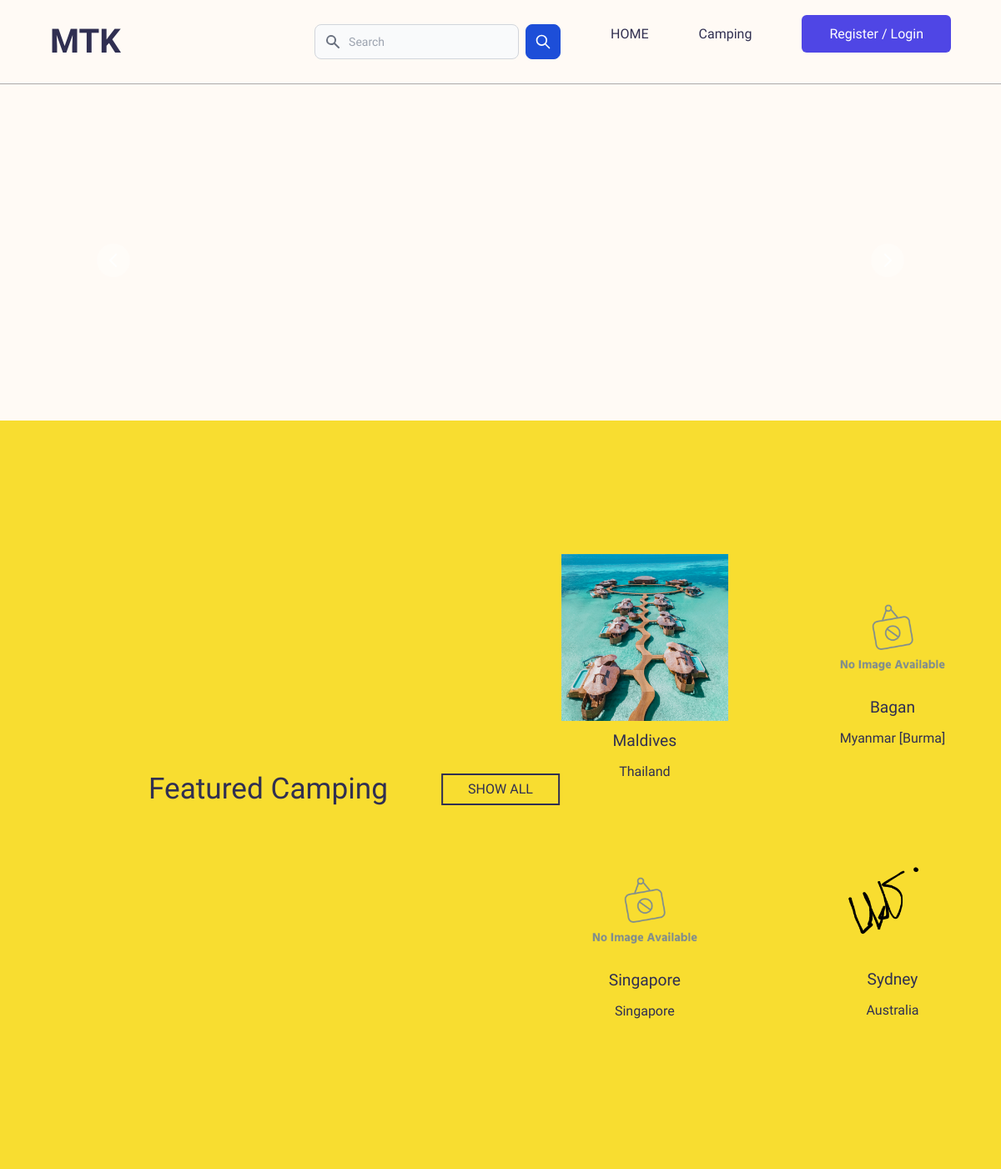
Before: / (upper part) with the older database file.
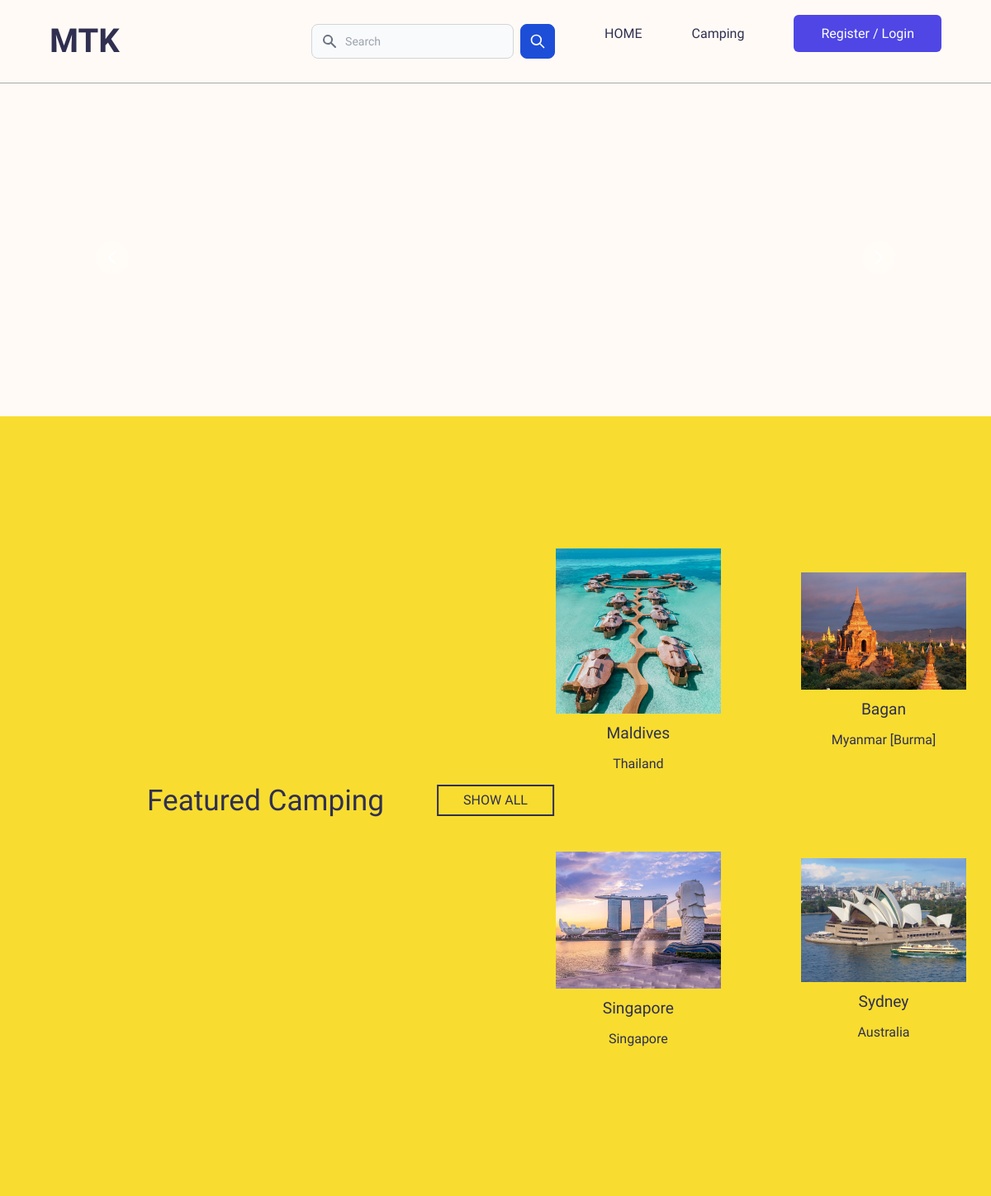
After: the same page with the newer database file.
### tables this page shows
CREATE TABLE `camping_sites` (
  `id` varchar(100) NOT NULL,
  `name` varchar(100) NOT NULL,
  `location` varchar(100) DEFAULT NULL,
  `description` text,
  `image` text NOT NULL,
  `created_at` timestamp NOT NULL DEFAULT CURRENT_TIMESTAMP,
  `updated_at` timestamp NOT NULL DEFAULT CURRENT_TIMESTAMP ON UPDATE CURRENT_TIMESTAMP
);

### Controller/Camping.php (called while the page is built, shortened)
<?php
require_once("Query.php");
class Camping{
    private query $query;
    function __construct() {
        $this->query = new Query();
    }
    function getCampingData() {
        $sql = "SELECT * FROM camping_sites";
        $this->camping = $this->query->executeQuery($sql, CONST_GET);
        return json_encode($this->camping);
    }
}
?>

### Controller/Query.php (called while the page is built, shortened)
<?php
require_once(CONST_BASE_PATH . "/db_connect.php");
class Query {
    private $conn;
    private array $response = [];
    public function __construct() {
        global $conn;
        $this->conn = $conn;
    }
    public function executeQuery($sql, $method) {
        $this->method = $method;
        if ($this->method === CONST_PUT) {
            $result = mysqli_query($this->conn, $sql);
            if ($result) {
                $this->response = [
                    'success' => true,
                    'message' => 'Updated successfully.'
                ];
            } else {
                $this->response = [
                    'success' => false,
                    'message' => 'Something went wrong.'
                ];
            }
            return $this->response;
        } else if ($this->method === CONST_GET) {
            $result = mysqli_query($this->conn, $sql);
            $data = mysqli_fetch_all($result, MYSQLI_ASSOC);
            return $data;
        } else if ($this->method === CONST_POST) {
            $result = mysqli_query($this->conn, $sql);
            if ($result) {
                $this->response = [
                    'success' => true,
                    'message' => 'Created successfully.'
                ];
            } else {
                $this->response = [
                    'success' => false,
                    'message' => 'Something went wrong.'
                ];
            }
            return $this->response;
        } else if ($this->method === CONST_DELETE) {
            $result = mysqli_query($this->conn, $sql);
            if ($result) {
                $this->response = [
                    'success' => true,
                    'message' => 'Deleted successfully.'
                ];
            } else {
                $this->response = [
                    'success' => false,
                    'message' => 'Something went wrong.'
                ];
            }
            return $this->response;
        }
    }
}
?>

### Controller/CountryList.php (called while the page is built, shortened)
<?php
class CountryList {
    public static function getConstantArray() {
        return self::CONST_COUNTRY_LIST;
    }
}

### index.php (the view, shortened to what the changed rows need)
<?php
require_once("./Components/header.php");
require_once("./Controller/Camping.php");
require_once("./Controller/CountryList.php");
$camping = new Camping();
$campingData = $camping->getCampingData();
$decodeCampingData = json_decode($campingData, true);
shuffle($decodeCampingData);
$count = 4;
?>
    <section class="shop" id="shop">
        <div class="title">
            <h2 class="titetext">Featured Camping</h2>
        </div>
        <div class="content">
            <?php for($i = 0; $i < $count; $i++) {
                if ($i < count($decodeCampingData)) {
                    $campingSite = $decodeCampingData[$i];
            ?>
                <div class="box">
                    <div class="imgbx">
                        <?php if ($campingSite['image'] !== '') { ?>
                            <img src="./assets/images/<?php echo $campingSite['image']; ?>" alt="" width="200" height="200">
                        <?php } else { ?>
                            <img src="./assets/images/no_image_found.png" alt="" width="200" height="200">
                        <?php } ?>
                    </div>
                    <div class="text">
                        <?php echo $campingSite['name'] ?>
                    </div>
                    <div class="price">
                    <?php echo CountryList::getConstantArray()[$campingSite['location']]; ?>
                    </div>
                    <div class="imgbtn">
                    </div>
                </div>
            <?php } ?>
            <?php } ?>
        </div>
    </section>
<?php
require_once("./Components/footer.php");
?>

Changed rows visible on the page:
changed camping_sites "Bagan": image: picture added
changed camping_sites "Singapore": image empty → "Singapore_place.jpeg" (drawn); image: picture added
changed camping_sites "Sydney": image: a different picture
